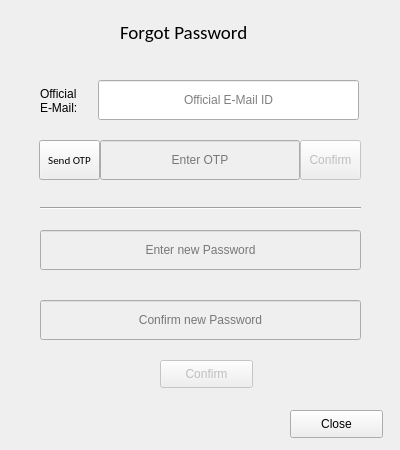
<?xml version="1.0" encoding="UTF-8"?>
<ui version="4.0">
 <class>forgotpassword</class>
 <widget class="QWidget" name="forgotpassword">
  <property name="geometry">
   <rect>
    <x>0</x>
    <y>0</y>
    <width>400</width>
    <height>450</height>
   </rect>
  </property>
  <property name="minimumSize">
   <size>
    <width>400</width>
    <height>450</height>
   </size>
  </property>
  <property name="maximumSize">
   <size>
    <width>400</width>
    <height>450</height>
   </size>
  </property>
  <property name="windowTitle">
   <string>Forgot Password</string>
  </property>
  <widget class="QLabel" name="label">
   <property name="geometry">
    <rect>
     <x>120</x>
     <y>10</y>
     <width>162</width>
     <height>45</height>
    </rect>
   </property>
   <property name="font">
    <font>
     <family>Calibri</family>
     <pointsize>14</pointsize>
    </font>
   </property>
   <property name="text">
    <string>Forgot Password</string>
   </property>
  </widget>
  <widget class="QLineEdit" name="email_input">
   <property name="geometry">
    <rect>
     <x>98</x>
     <y>80</y>
     <width>261</width>
     <height>40</height>
    </rect>
   </property>
   <property name="styleSheet">
    <string notr="true">font: 10pt &quot;Calibri&quot;;</string>
   </property>
   <property name="alignment">
    <set>Qt::AlignCenter</set>
   </property>
   <property name="placeholderText">
    <string>Official E-Mail ID</string>
   </property>
  </widget>
  <widget class="QLineEdit" name="enter_otp">
   <property name="enabled">
    <bool>false</bool>
   </property>
   <property name="geometry">
    <rect>
     <x>100</x>
     <y>140</y>
     <width>200</width>
     <height>40</height>
    </rect>
   </property>
   <property name="styleSheet">
    <string notr="true">font: 10pt &quot;Calibri&quot;;</string>
   </property>
   <property name="alignment">
    <set>Qt::AlignCenter</set>
   </property>
   <property name="placeholderText">
    <string>Enter OTP</string>
   </property>
  </widget>
  <widget class="QPushButton" name="send_otp">
   <property name="geometry">
    <rect>
     <x>39</x>
     <y>140</y>
     <width>61</width>
     <height>40</height>
    </rect>
   </property>
   <property name="font">
    <font>
     <family>Calibri</family>
     <pointsize>8</pointsize>
     <weight>50</weight>
     <italic>false</italic>
     <bold>false</bold>
    </font>
   </property>
   <property name="styleSheet">
    <string notr="true">font: 8pt &quot;Calibri&quot;;</string>
   </property>
   <property name="text">
    <string>Send OTP</string>
   </property>
  </widget>
  <widget class="QPushButton" name="confirm_otp">
   <property name="enabled">
    <bool>false</bool>
   </property>
   <property name="geometry">
    <rect>
     <x>300</x>
     <y>140</y>
     <width>61</width>
     <height>40</height>
    </rect>
   </property>
   <property name="styleSheet">
    <string notr="true">font: 8pt &quot;Calibri&quot;;</string>
   </property>
   <property name="text">
    <string>Confirm</string>
   </property>
  </widget>
  <widget class="QLineEdit" name="password">
   <property name="enabled">
    <bool>false</bool>
   </property>
   <property name="geometry">
    <rect>
     <x>40</x>
     <y>230</y>
     <width>321</width>
     <height>40</height>
    </rect>
   </property>
   <property name="alignment">
    <set>Qt::AlignCenter</set>
   </property>
   <property name="placeholderText">
    <string>Enter new Password</string>
   </property>
  </widget>
  <widget class="QLineEdit" name="confirm_password">
   <property name="enabled">
    <bool>false</bool>
   </property>
   <property name="geometry">
    <rect>
     <x>40</x>
     <y>300</y>
     <width>321</width>
     <height>40</height>
    </rect>
   </property>
   <property name="alignment">
    <set>Qt::AlignCenter</set>
   </property>
   <property name="placeholderText">
    <string>Confirm new Password</string>
   </property>
  </widget>
  <widget class="Line" name="line">
   <property name="geometry">
    <rect>
     <x>40</x>
     <y>200</y>
     <width>321</width>
     <height>16</height>
    </rect>
   </property>
   <property name="orientation">
    <enum>Qt::Horizontal</enum>
   </property>
  </widget>
  <widget class="QPushButton" name="confirm_button">
   <property name="enabled">
    <bool>false</bool>
   </property>
   <property name="geometry">
    <rect>
     <x>160</x>
     <y>360</y>
     <width>93</width>
     <height>28</height>
    </rect>
   </property>
   <property name="text">
    <string>Confirm</string>
   </property>
   <property name="shortcut">
    <string>Return</string>
   </property>
  </widget>
  <widget class="QPushButton" name="close_button">
   <property name="geometry">
    <rect>
     <x>290</x>
     <y>410</y>
     <width>93</width>
     <height>28</height>
    </rect>
   </property>
   <property name="text">
    <string>Close</string>
   </property>
   <property name="shortcut">
    <string>Esc</string>
   </property>
  </widget>
  <widget class="QLabel" name="label_0">
   <property name="geometry">
    <rect>
     <x>40</x>
     <y>85</y>
     <width>55</width>
     <height>31</height>
    </rect>
   </property>
   <property name="text">
    <string>Official   E-Mail:</string>
   </property>
   <property name="textFormat">
    <enum>Qt::AutoText</enum>
   </property>
   <property name="scaledContents">
    <bool>false</bool>
   </property>
   <property name="wordWrap">
    <bool>true</bool>
   </property>
  </widget>
 </widget>
 <resources/>
 <connections/>
</ui>
